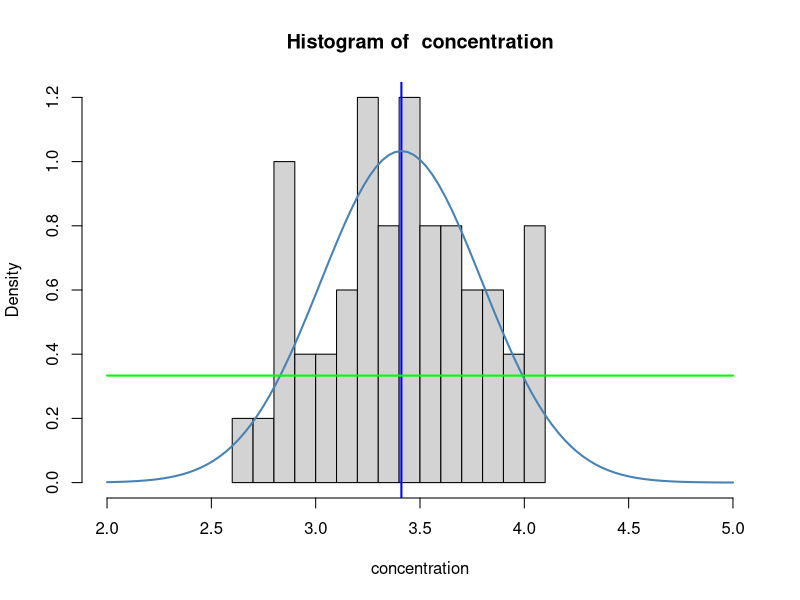
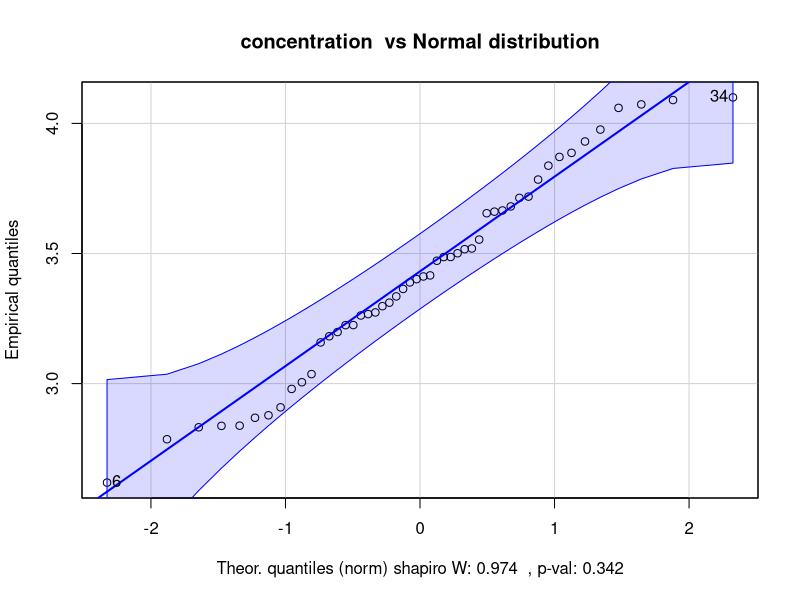
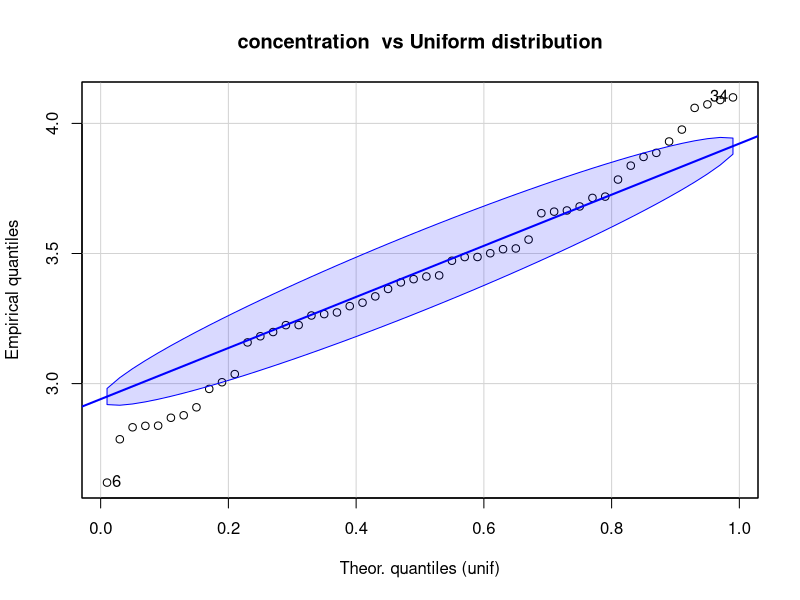
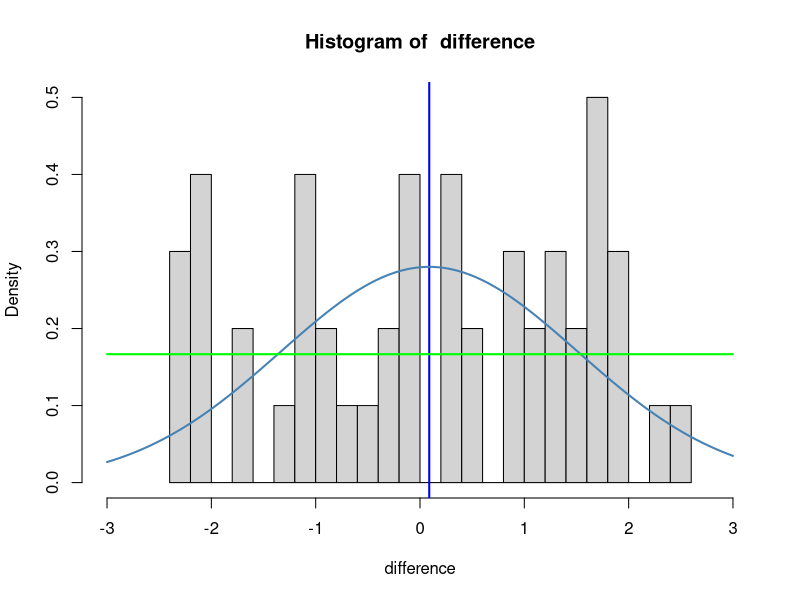
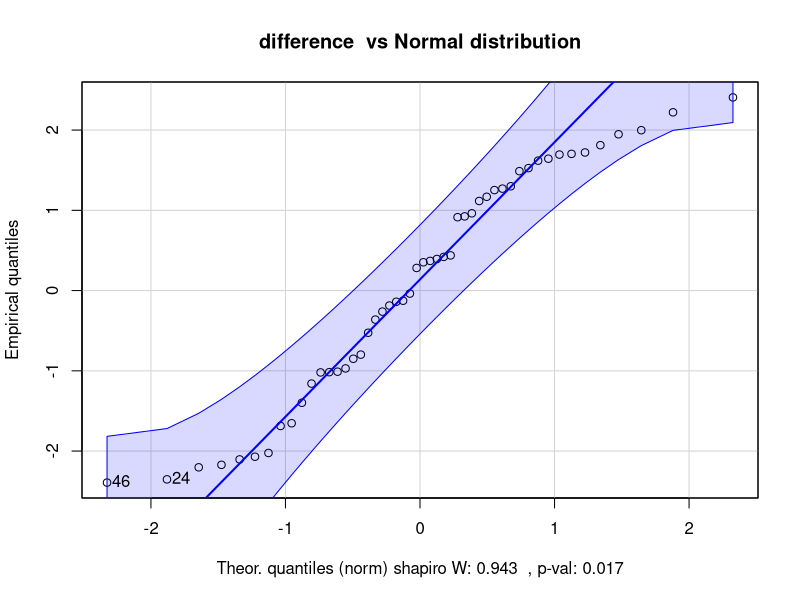
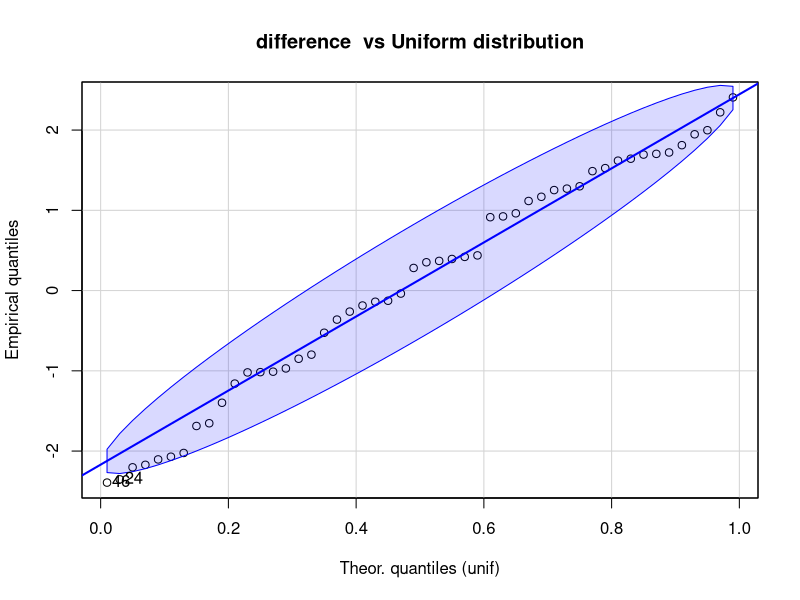
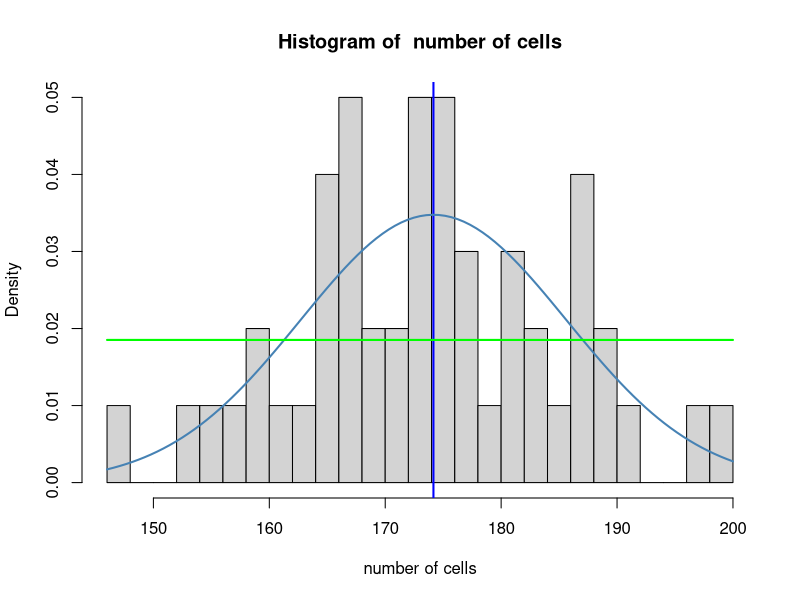
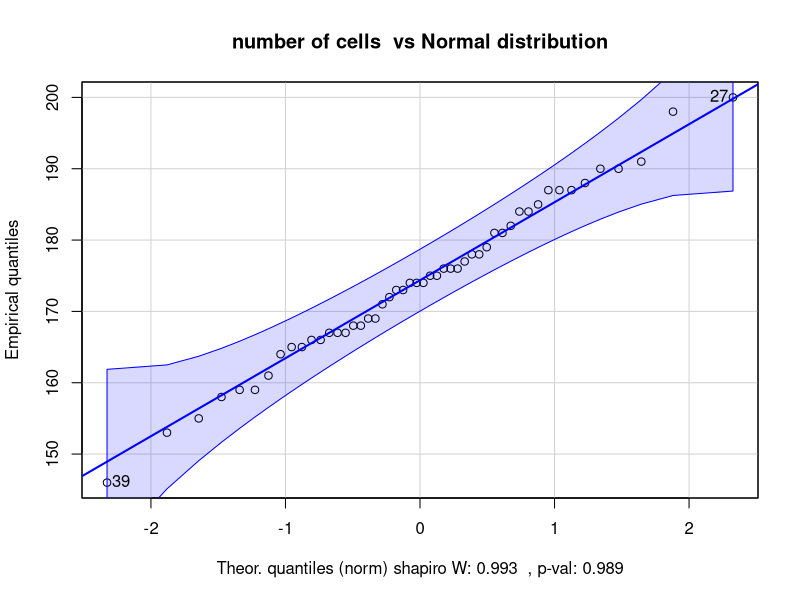

Recreate these plots in R, in order.
## ---- chunk 1
knitr::opts_chunk$set(echo = TRUE)
## ---- chunk 2
fracture <- read.table("bone-fracture.csv", sep = ";", header = TRUE)
summary(fracture)
str(fracture)
## ---- chunk 3
library("car")

compDists <- function(fdata, desc) {
#  def.par=par(no.readonly = T)
#  layout.show(layout(matrix(c(1,1,2,3), nrow=2, ncol=2, byrow = TRUE)))
  
  dmin <- floor(min(fdata))
  dmax <- ceiling(max(fdata))
  
  hist(fdata, freq = F, breaks = 20, xlab = desc, xlim = c(dmin, dmax), main = paste("Histogram of ", desc))
  abline(v = mean(fdata), lwd = 2, col = "blue")
  xseq=seq(dmin,dmax, (dmax-dmin)/100)
  lines(xseq, dnorm(xseq, mean=mean(fdata), sd=sd(fdata)), lwd = 2, col = "steelblue")
  lines(xseq, dunif(xseq, min = dmin, max = dmax), lwd = 2, col = "green")
  #lines(xseq, dpois(xseq, lambda = mean(fdata)), lwd = 2, col = "red")
  
  # another test of normality using the Shapiro-Wilk-Test
  shp.test <- shapiro.test(fdata)
  spw <- round(shp.test$statistic,3)
  spval <- round(shp.test$p.value,3)
  # W close to 1 and p-value < 0.05 means the data is not normaly distributed
  
  qqPlot(fdata, dist = "norm", main = paste(desc, " vs Normal distribution"), xlab = paste("Theor. quantiles (norm) shapiro W:", spw, " , p-val:", spval), ylab = "Empirical quantiles", envelope=.975)
  qqPlot(fdata, dist = "unif", main = paste(desc, " vs Uniform distribution"), xlab = "Theor. quantiles (unif)", ylab = "Empirical quantiles", envelope=.975)
#  qqPlot(fdata, dist = "pois", main = " vs Poisson distribution", xlab = "Theor. quantiles (poisson-distribution)", ylab = "Empirical quantiles", lambda = mean(fdata))
#  qqPlot(fdata, dist = "exp", main = " vs Exponential distribution", xlab = "Theor. quantiles (exp-distribution)", ylab = "Empirical quantiles")
#  qqPlot(fdata, dist = "t", main = " vs Student's T distribution", xlab = "Theor. quantiles (t-distribution)", ylab = "Empirical quantiles", df = 49)
  
#  par(def.par)
}

## ---- chunk 4
summary(fracture$conc)
compDists(fracture$conc, "concentration")
## ---- chunk 5
summary(fracture$dif)
compDists(fracture$dif, "difference")
## ---- chunk 6
summary(fracture$no.cells)
compDists(fracture$no.cells, "number of cells")
## ---- chunk 7
fdata <- fracture$hit
summary(fdata)
qqPlot(fdata, dist = "binom", main = " vs binom distribution", xlab = "Theor. quantiles (binom-distribution)", ylab = "Empirical quantiles", size=1, prob=mean(fdata))
#var(fdata)
